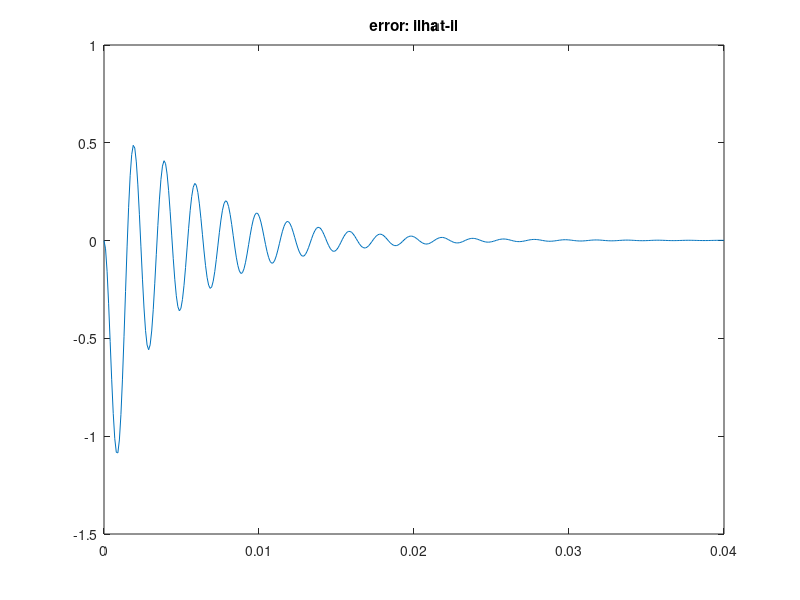
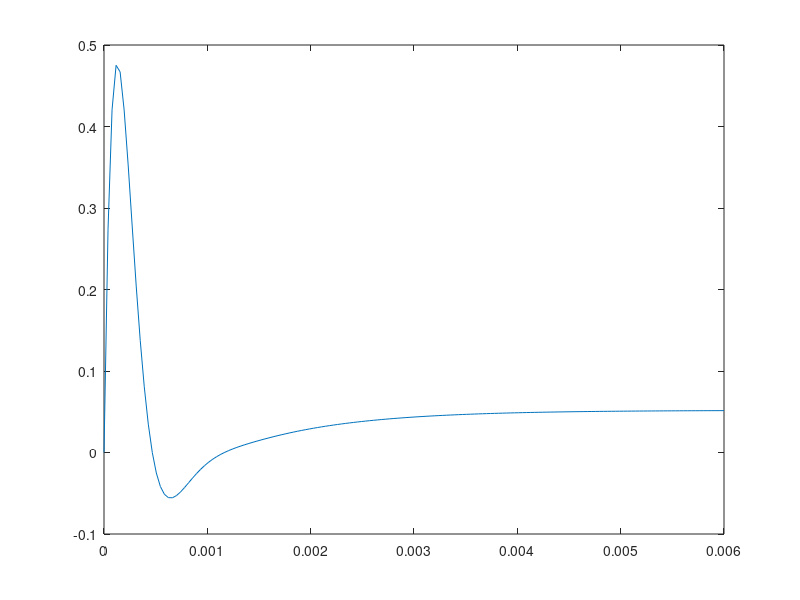
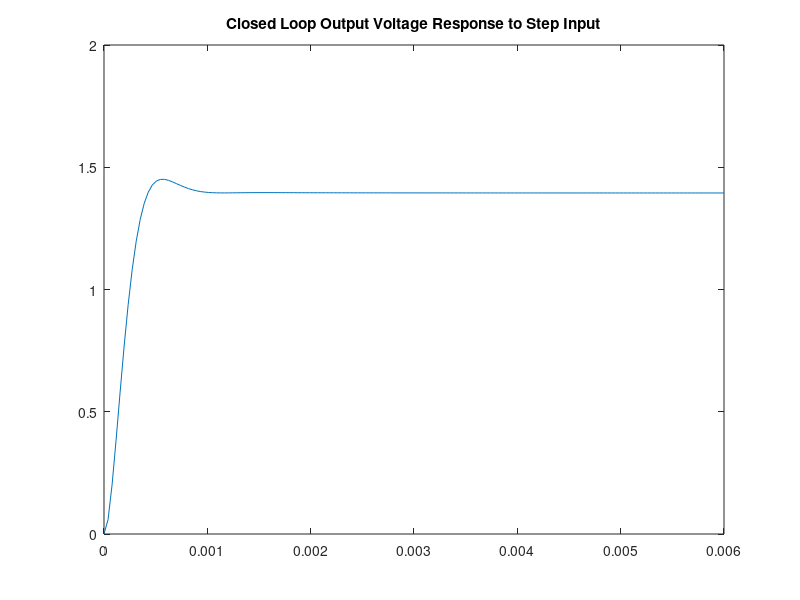

Write the MATLAB code that produced these figures, in order.
% Joshua Silver and Jordyn Watkins
% ENGR 454, Milestone 10, Reduced Order Observer
% June 2, 2021

%% Initializations
clear all
close all
clear variables
clc
format compact

%% Reduced Order Observer: Designing System Matrices Dynamics
% the state space equations and matrices were developed through circuit
% analysis in a previous homework. The buck converter simulated is a RLC
% buck converter, having both an output capacitor and output resistor.

% Buck Converter Component Values on our specific board
Lin = 0.001;
Cap = 0.0001;
R = 27;
Vin = 9;

% State Space Matrices in the time domain
% Note: the first row is the state space equation for Vc, and the second
% row is the state space equation for iL, so we have the form: x = [Vc; iL]
A = [-1/(R*Cap) 1/Cap; -1/Lin 0]
B = [0; Vin/Lin]
C = [1 0]   % we want to measure the output voltage, Vc, only
D = zeros(size(C,1),size(B,2))

sys = ss(A,B,C,D);
%% Reduced Order Observer: checking for controllability and observability
% If the system is both controllable and observable, meaning that the 
% controllability matrix and the observability matrix are both full rank,
% then we can theoretically control the system.

% Check for controllability
% Is the system still controllable only measuring Vc?
R = ctrb(A,B)
rank(R)
if rank(A) == rank(R)  
    disp('System is controllable')
else
    disp('System is NOT controllable')
end

% Check for observability
% Is the system still observable only when measuring Vc?
Q = obsv(A,C)
rank(Q)
if rank(A) == rank(Q)
    disp('System is controllable')
else
    disp('System is NOT controllable')
end

%% Reduced Order Observer: building the components
% The general formulas corresponding to the reduced order observer are:
% F = A22 - LC1A12
% H = B2 - LC1B1
% Gdoublebar = (A21 - LC1A11 + FLC1)*inv(C1)

% We define our sub-matrices as:
A11 = A(1,1)
A12 = A(1,2:end)
A21 = A(2:end,1)
A22 = A(2:end,2:end)
B1 = B(1,1)
B2 = B(2:end,1)
C1 = C(1,1)

% Pole placement - poles are found from the characteristic equation
% The characteristic equation 
PolesF = [-1000]

% solve for L matrix using the place function
L = place(A22',A12'*C1,PolesF)

% with L, we can solve for F, H, and Gbar
F = A22 - L*C1*A12
H = B2 - L*C1*B1
Gdoublebar = (A21 - L*C1*A11)*inv(C1)

% zdot = Fz + Gbar*y + H*u
% Gbar = (A21 -  L*C1*A11)*inv(C1) + F*L
% combining the above 2 equations gives us the following:
% zdot = Fz + ((A21 -  L*C1*A11)*inv(C1) + F*L)*y + H*u

% the other two formulas describing the reduced order observer are:
% x1 = x1hat = inv(C1)*y
% x2hat = L*y + z

%edot = e1dot/e2dot
%x1 = Vc
%x2 = iL

%x2dot =  A21*x1
%e2dot = x2dot - x2dothat

Aobs = zeros(3) 
Aobs(1:2, 1:2) = A
Aobs(3,1:3) = [L*C1+Gdoublebar*C1 0 F]
Bobs = [0; Vin/Lin; H]
Cobs = eye(3)
Dobs = zeros(3,1)

sys2 = ss(Aobs,Bobs,Cobs,Dobs);
[Y,T,X] = step(sys2)
eig(A)

figure
plot(T,X(:,3)- X(:,2))
title('error: ilhat-il')

% sys = ss(A,B,C,D)
% [Yr,Tr,Xr] = step(sys)
% plot(T,X(:,1)- X(:,2))


%% Applying state feedback

isLQR = 1;

if isLQR == 1
    Qobs = [100 0 0; 0 50 0; 0 0 50];
    R = 200;
    Kobs = lqr(Aobs,Bobs,Qobs,R);
    Pobs = eig(Aobs-Bobs*Kobs);
    Gobs = place(Aobs, Bobs, Pobs);
    
    Qno = [100 0; 0 50];
    Kno = lqr(A,B,Qno,R);
    Pno = eig(A-B*Kno);
    Gno = place(A,B, Pno);

    G = [Gno(1), Gno(2), Gobs(3)];
    
else
    P = [-600, -2500, -5700];
    G = place(Aobs,Bobs,P);
    Gno = place(A,B,[-600,-2500]);
end

AobsClosed = Aobs-Bobs*G

Eclosed = eig(AobsClosed)

sysclosed = ss(AobsClosed, Bobs, Cobs, Dobs)

figure
[Yfb,Tfb,Xfb] = step(sysclosed)
plot(Tfb,Xfb(:,3))
figure
plot(Tfb, Xfb(:,1))
title('Closed Loop Output Voltage Response to Step Input')

